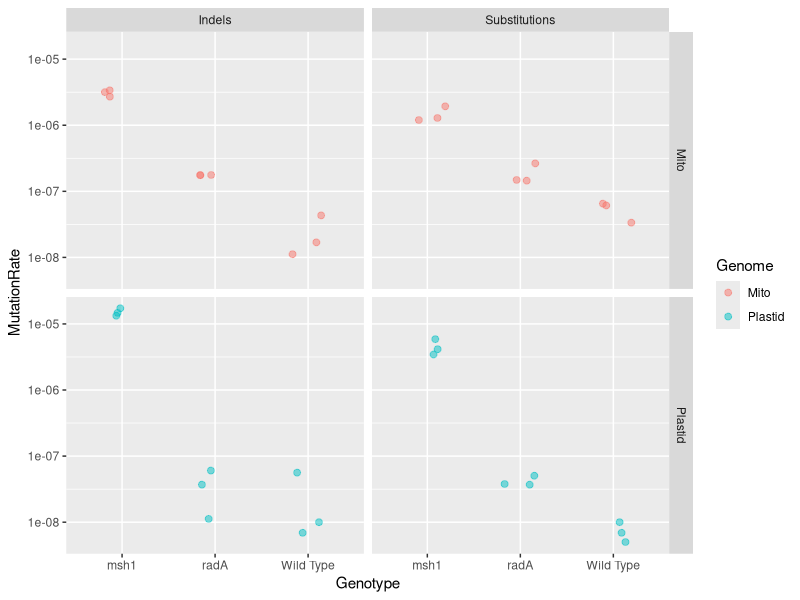
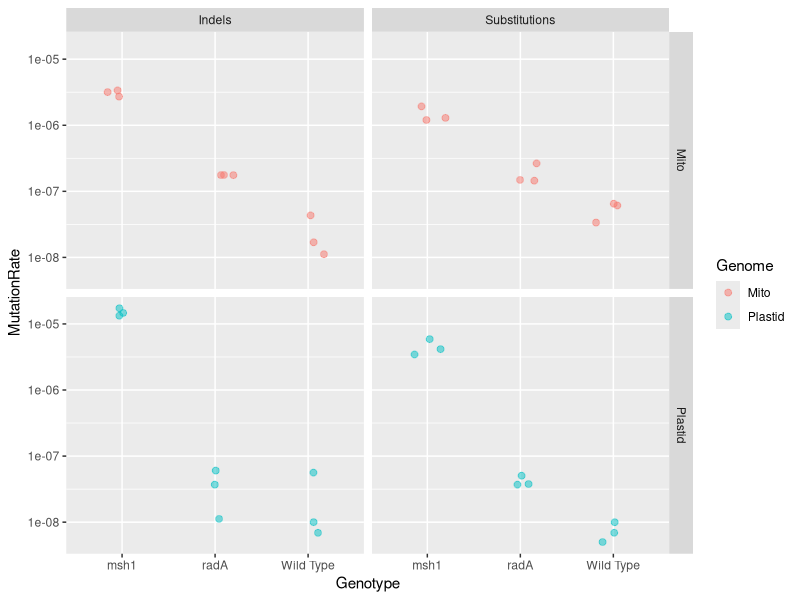

Generate these figures, in order, with R:
## ---- chunk 1
library(ggplot2)
library(tidyverse)
## ---- chunk 2
mutationRate = read.delim ("MutationRate.txt")
## ---- chunk 3
str(mutationRate)

mutationRate[1:5,]
## ---- chunk 4
p <- ggplot(data = mutationRate, aes(x = Genotype, y = MutationRate, color = Genome)) +
geom_jitter(width = .2, size = 2,alpha = .5)+
  scale_y_log10()+
  facet_grid(Genome ~ MutationType)

p

# p <- ggplot(data = mutationRate, aes(x = Genotype, y = MutationRate, color = Genome)) +
# geom_point(width = .2, size = 2,alpha = .5)+
#   scale_y_log10()+
#   facet_grid(Genome ~ MutationType)
# 
# p
## ---- chunk 5
pdf ("mutationRate.pdf")  
p 
dev.off()
dev.off()
